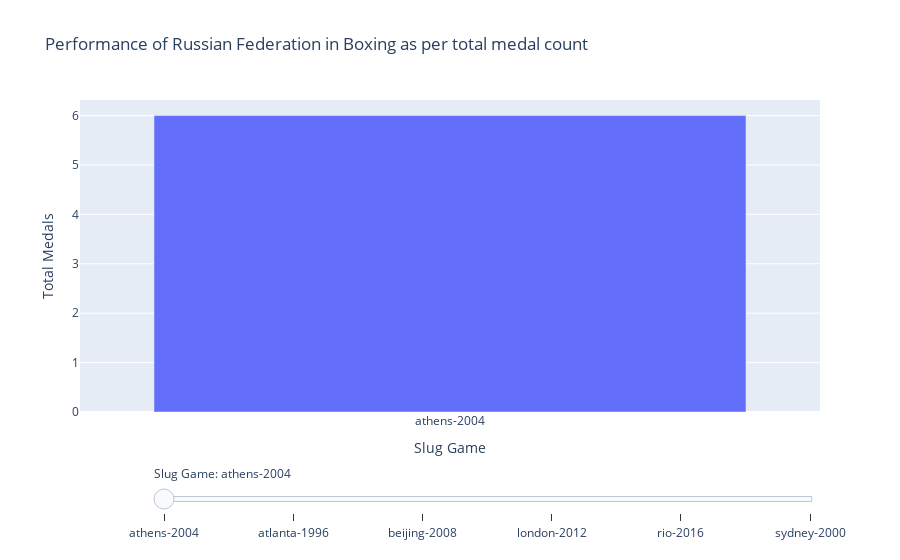

Notebook cell for this chart:
### Markdown cell above
###countries preformance for a given discipline for across all venues

### Code cell
import pandas as pd
import plotly.graph_objects as go

def track_country_performance(df, country_name, discipline_title):
    """
    Track the performance of a country for a given discipline across all slug games.

    Parameters:
        df (pandas.DataFrame): The DataFrame containing the data.
        country_name (str): The country name to track performance.
        discipline_title (str): The discipline title to track performance.

    Returns:
        pandas.DataFrame: A DataFrame with the total medals won for the given country and discipline in each slug game.
    """
    # Filter the DataFrame for the specified country and discipline
    filtered_df = df[(df['country_name'] == country_name) & (df['discipline_title'] == discipline_title)]

    # Group the filtered DataFrame by 'slug_game' and calculate the total medals won
    grouped_df = filtered_df.groupby('slug_game')['medal_type'].count().reset_index(name='total_medals')

    return grouped_df


def create_slider_plot(df, country_name, discipline_title):
    """
    Create a Plotly visualization with a slider for tracking the performance of a country in a discipline across slug games.

    Parameters:
        df (pandas.DataFrame): The DataFrame containing the data.
        country_name (str): The country name to track performance.
        discipline_title (str): The discipline title to track performance.
    """
    # Track the performance of the country for the given discipline across all slug games
    performance_df = track_country_performance(df, country_name, discipline_title)

    # Create a figure
    fig = go.Figure()

    # Add an initial bar trace for the first slug game
    fig.add_trace(go.Bar(
        x=[performance_df['slug_game'].values[0]],
        y=[performance_df['total_medals'].values[0]],
        name='Total Medals',
    ))

    # Set the layout
    fig.update_layout(
        title=f'Performance of {country_name} in {discipline_title} as per total medal count',
        xaxis_title='Slug Game',
        yaxis_title='Total Medals',
        barmode='stack',
    )

    # Add a slider
    fig.update_layout(
        sliders=[
            {
                'currentvalue': {'prefix': 'Slug Game: '},
                'steps': [
                    {'method': 'animate', 'args': [[f'frame{i}']] ,'label': f'{game}'} for i, game in enumerate(performance_df['slug_game'])
                ],
                'transition': {'duration': 500, 'easing': 'linear'},
                'x': 0.1, 'len': 0.9,
                'y': 0, 'yanchor': 'top',
                'pad': {'t': 50, 'b': 10},
                'active': 0,
            }
        ],
    )

    # Add frames for each slug game
    frames = []
    for i, slug_game in enumerate(performance_df['slug_game']):
        frame = go.Frame(
            name=f'frame{i}',
            data=[go.Bar(x=[slug_game], y=[performance_df.loc[performance_df['slug_game'] == slug_game, 'total_medals'].values[0]])]
        )
        frames.append(frame)

    fig.frames = frames

    # Show the interactive plot
    fig.show()


# Assuming df is your DataFrame
country_name = input("Enter the country of Interest:")
discipline_title = input("Enter the discipline:")

create_slider_plot(df, country_name, discipline_title)

### Figure 1 — Plotly figure (JSON) as saved in the notebook; plotly's stock layout.template omitted (floating-point values rounded to 4 significant figures)
{"data": [{"name": "Total Medals", "type": "bar", "x": ["athens-2004"], "y": [6]}], "layout": {"barmode": "stack", "sliders": [{"active": 0, "currentvalue": {"prefix": "Slug Game: "}, "len": 0.9, "pad": {"b": 10, "t": 50}, "steps": [{"args": [["frame0"]], "label": "athens-2004", "method": "animate"}, {"args": [["frame1"]], "label": "atlanta-1996", "method": "animate"}, {"args": [["frame2"]], "label": "beijing-2008", "method": "animate"}, {"args": [["frame3"]], "label": "london-2012", "method": "animate"}, {"args": [["frame4"]], "label": "rio-2016", "method": "animate"}, {"args": [["frame5"]], "label": "sydney-2000", "method": "animate"}], "transition": {"duration": 500, "easing": "linear"}, "x": 0.1, "y": 0, "yanchor": "top"}], "title": {"text": "Performance of Russian Federation in Boxing as per total medal count"}, "xaxis": {"title": {"text": "Slug Game"}}, "yaxis": {"title": {"text": "Total Medals"}}}}
